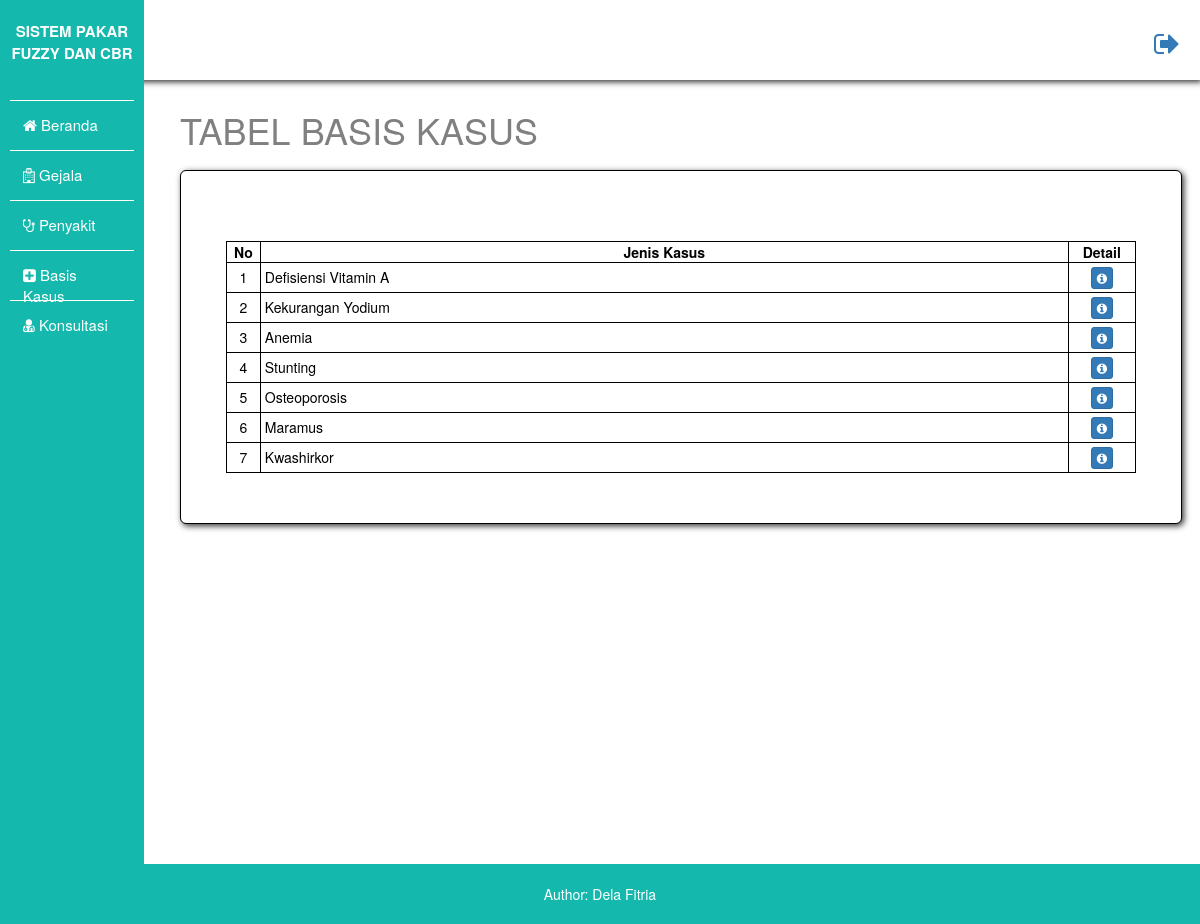
Page /basiskasus.php (signed in) on the earlier database version.
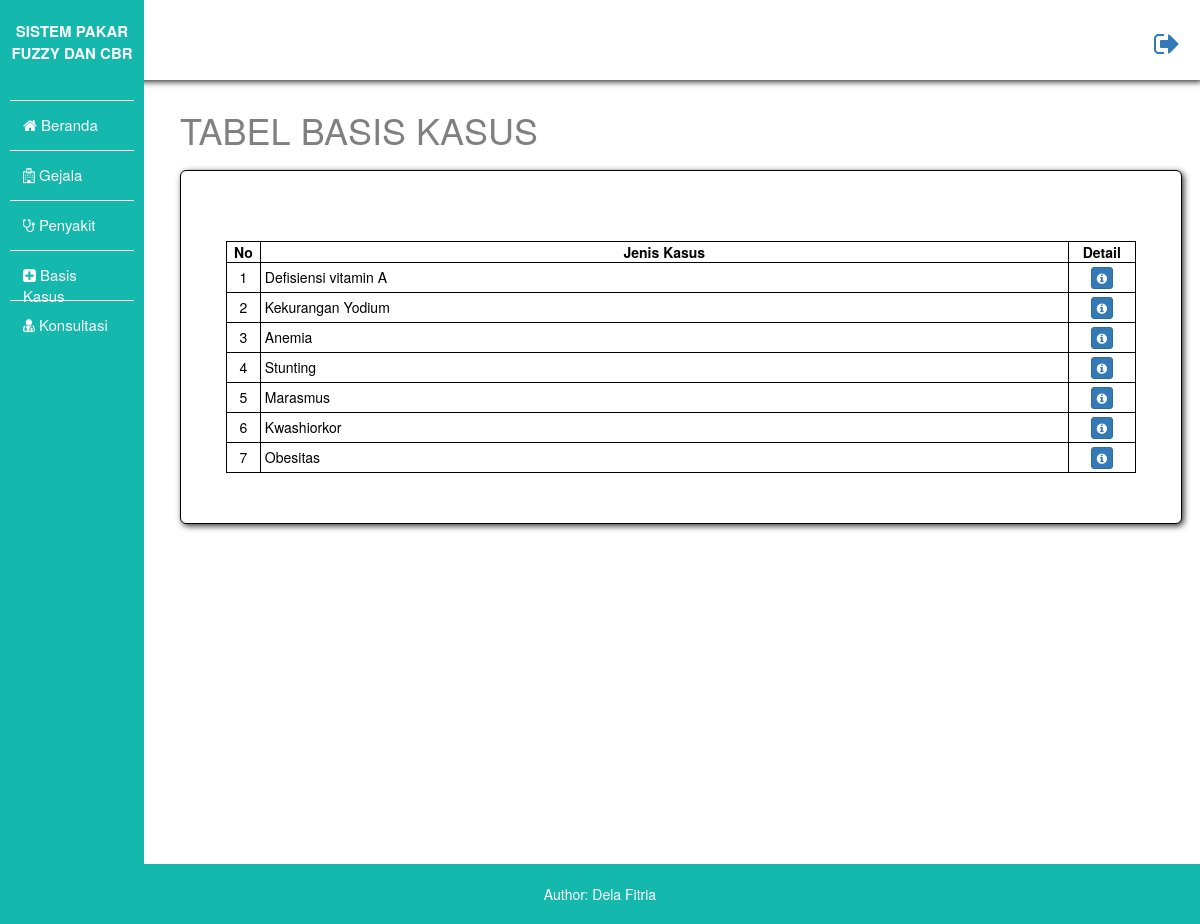
Same page on the later database version.
### tables this page shows
CREATE TABLE `penyakit` (
  `id_penyakit` int(11) NOT NULL,
  `gambar` varchar(100) NOT NULL,
  `nm_penyakit` varchar(50) NOT NULL,
  `keterangan` text DEFAULT NULL,
  `solusi` text DEFAULT NULL
);

### basiskasus.php (the view, shortened to what this page needs)
<!DOCTYPE html>
<html lang="en">
    <head>
        <link rel="stylesheet" href="css/style-admin.css"/>
        <link rel="stylesheet" href="https://cdnjs.cloudflare.com/ajax/libs/font-awesome/4.7.0/css/font-awesome.min.css" type='text/css'>
        <link rel="stylesheet" href="https://maxcdn.bootstrapcdn.com/bootstrap/3.3.7/css/bootstrap.min.css">
    </head>
    <body >
    <div class="atas"><a href="logout.php"><i class="fa fa-sign-out fa-2x"  style="float: right;"></i></a></div>
    <ul>
            <li style="height: 80px; border:none"><b href="dashboard.php" style="height: 70px; color:white;">SISTEM PAKAR FUZZY DAN CBR</b></li>
            <li><a href="dashboard.php"><i class="fa fa-home"></i> Beranda</a></li>
            <li><a href="gejala.php"> <i class="fa fa-hospital-o"></i> Gejala</a></li>
            <li><a href="penyakit.php"><i class="fa fa-stethoscope"></i> Penyakit</a></li>
            <li><a href="basiskasus.php"><i class="fa fa-plus-square"></i> Basis Kasus</a></li>
            <li><a href="konsultasiadmin.php"><i class="fa fa-user-md"></i> Konsultasi</a></li>
    </ul>
    <div class="box-judul-gejala"><h1>TABEL BASIS KASUS</h1></div>
    <div class="box-tabel-gejala">
    <table>
                <tr>
                    <th style="text-align:center; width: 2%;">No</th>
                    <th style="text-align:center; width: 50%;">Jenis Kasus</th>
                    <th style="text-align:center; width: 4%;">Detail</th>
                </tr>
                <?php
                include "koneksi.php";
                    $kasus = mysqli_query($conn, "select * from penyakit");
                    $n = 1;
                    while($data = mysqli_fetch_array($kasus)){
                        echo"<tr>";
                        echo"<td style='text-align:center; height:30px;'>$n</td>";
                        echo"<td >&nbsp;$data[nm_penyakit]</td>";
                        echo"<td style='text-align:center;'> <a href='informasibasiskasus.php?id=$data[id_penyakit]' class='btn btn-primary btn-xs'><i class='fa fa-info-circle fa-2xs'></i></a>
                        </td>";
                        echo"</tr>";
                        $n++;
                    }
                    ?>
            </table>
    </div>
    <div class="footer-2">
        <p>Author: Dela Fitria</p>
    </div>
    </body>
</html>

Differences in the rows shown:
removed penyakit: nm_penyakit "Osteoporosis"
changed penyakit: nm_penyakit "Defisiensi Vitamin A" → "Defisiensi vitamin A"
changed penyakit: nm_penyakit "Maramus" → "Marasmus"
changed penyakit: nm_penyakit "Kwashirkor" → "Kwashiorkor"
added penyakit: nm_penyakit "Obesitas"
